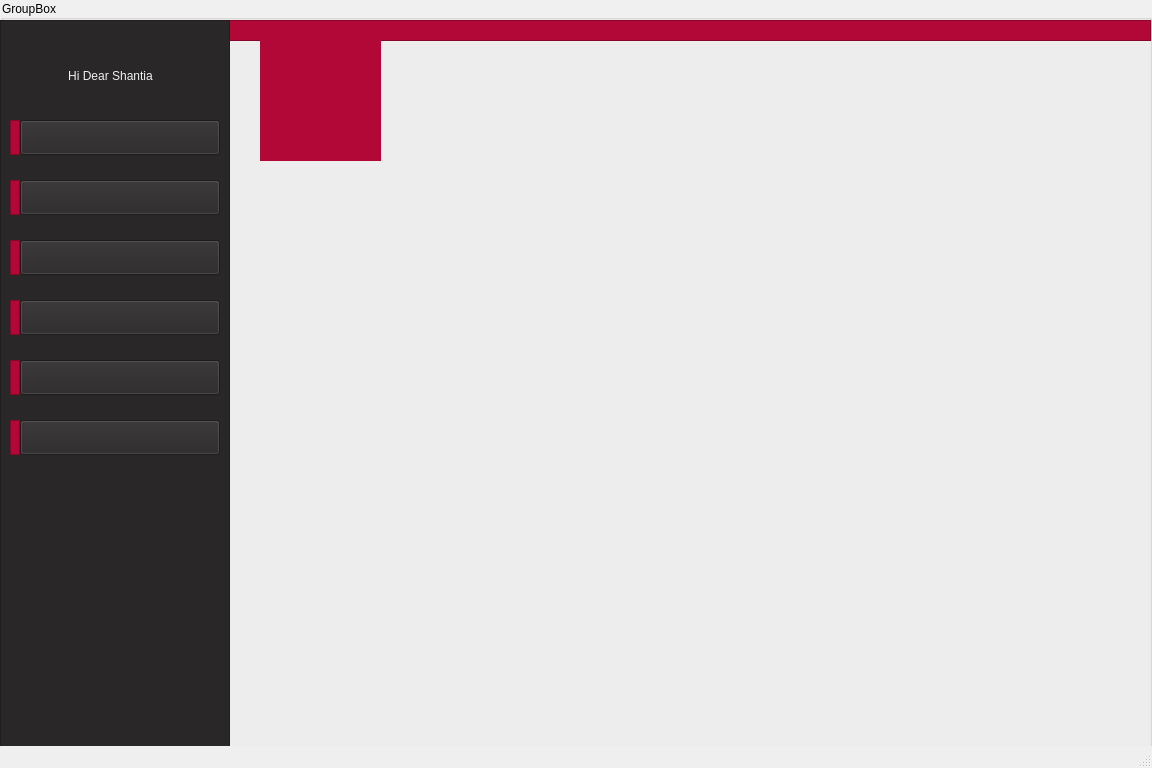
<?xml version="1.0" encoding="UTF-8"?>
<ui version="4.0">
 <class>MainWindow</class>
 <widget class="QMainWindow" name="MainWindow">
  <property name="geometry">
   <rect>
    <x>0</x>
    <y>0</y>
    <width>1152</width>
    <height>768</height>
   </rect>
  </property>
  <property name="windowTitle">
   <string>MainWindow</string>
  </property>
  <widget class="QWidget" name="centralwidget">
   <widget class="QGroupBox" name="groupBox">
    <property name="geometry">
     <rect>
      <x>0</x>
      <y>0</y>
      <width>1152</width>
      <height>768</height>
     </rect>
    </property>
    <property name="maximumSize">
     <size>
      <width>1152</width>
      <height>768</height>
     </size>
    </property>
    <property name="styleSheet">
     <string notr="true">background-color: rgb(240, 240, 240);</string>
    </property>
    <property name="title">
     <string>GroupBox</string>
    </property>
    <widget class="QFrame" name="frame">
     <property name="geometry">
      <rect>
       <x>0</x>
       <y>20</y>
       <width>1151</width>
       <height>21</height>
      </rect>
     </property>
     <property name="styleSheet">
      <string notr="true">background-color: rgb(178, 8, 55);
border-color: rgb(178, 8, 55);</string>
     </property>
     <property name="frameShape">
      <enum>QFrame::StyledPanel</enum>
     </property>
     <property name="frameShadow">
      <enum>QFrame::Raised</enum>
     </property>
    </widget>
    <widget class="QFrame" name="frame_2">
     <property name="geometry">
      <rect>
       <x>0</x>
       <y>20</y>
       <width>230</width>
       <height>768</height>
      </rect>
     </property>
     <property name="styleSheet">
      <string notr="true">background-color: rgb(41, 39, 40);
border-color: rgb(41, 39, 40);</string>
     </property>
     <property name="frameShape">
      <enum>QFrame::StyledPanel</enum>
     </property>
     <property name="frameShadow">
      <enum>QFrame::Raised</enum>
     </property>
     <widget class="QPushButton" name="pushButton">
      <property name="geometry">
       <rect>
        <x>20</x>
        <y>100</y>
        <width>200</width>
        <height>35</height>
       </rect>
      </property>
      <property name="styleSheet">
       <string notr="true">font: 11pt &quot;Montserrat&quot;;
</string>
      </property>
      <property name="text">
       <string/>
      </property>
     </widget>
     <widget class="QPushButton" name="pushButton_2">
      <property name="geometry">
       <rect>
        <x>20</x>
        <y>160</y>
        <width>200</width>
        <height>35</height>
       </rect>
      </property>
      <property name="styleSheet">
       <string notr="true">font: 11pt &quot;Montserrat&quot;;
</string>
      </property>
      <property name="text">
       <string/>
      </property>
     </widget>
     <widget class="QPushButton" name="pushButton_3">
      <property name="geometry">
       <rect>
        <x>20</x>
        <y>220</y>
        <width>200</width>
        <height>35</height>
       </rect>
      </property>
      <property name="styleSheet">
       <string notr="true">font: 11pt &quot;Montserrat&quot;;
</string>
      </property>
      <property name="text">
       <string/>
      </property>
     </widget>
     <widget class="QPushButton" name="pushButton_4">
      <property name="geometry">
       <rect>
        <x>20</x>
        <y>280</y>
        <width>200</width>
        <height>35</height>
       </rect>
      </property>
      <property name="styleSheet">
       <string notr="true">font: 11pt &quot;Montserrat&quot;;
</string>
      </property>
      <property name="text">
       <string/>
      </property>
     </widget>
     <widget class="QPushButton" name="pushButton_5">
      <property name="geometry">
       <rect>
        <x>20</x>
        <y>340</y>
        <width>200</width>
        <height>35</height>
       </rect>
      </property>
      <property name="styleSheet">
       <string notr="true">font: 11pt &quot;Montserrat&quot;;
</string>
      </property>
      <property name="text">
       <string/>
      </property>
     </widget>
     <widget class="QPushButton" name="pushButton_6">
      <property name="geometry">
       <rect>
        <x>20</x>
        <y>400</y>
        <width>200</width>
        <height>35</height>
       </rect>
      </property>
      <property name="styleSheet">
       <string notr="true">font: 11pt &quot;Montserrat&quot;;
</string>
      </property>
      <property name="text">
       <string/>
      </property>
     </widget>
     <widget class="QFrame" name="frame_3">
      <property name="geometry">
       <rect>
        <x>10</x>
        <y>100</y>
        <width>10</width>
        <height>35</height>
       </rect>
      </property>
      <property name="styleSheet">
       <string notr="true">background-color: rgb(178, 8, 55);
border-color: rgb(178, 8, 55);</string>
      </property>
      <property name="frameShape">
       <enum>QFrame::StyledPanel</enum>
      </property>
      <property name="frameShadow">
       <enum>QFrame::Raised</enum>
      </property>
      <widget class="QFrame" name="frame_4">
       <property name="geometry">
        <rect>
         <x>0</x>
         <y>0</y>
         <width>10</width>
         <height>35</height>
        </rect>
       </property>
       <property name="styleSheet">
        <string notr="true">background-color: rgb(178, 8, 55);
border-color: rgb(178, 8, 55);</string>
       </property>
       <property name="frameShape">
        <enum>QFrame::StyledPanel</enum>
       </property>
       <property name="frameShadow">
        <enum>QFrame::Raised</enum>
       </property>
      </widget>
     </widget>
     <widget class="QFrame" name="frame_5">
      <property name="geometry">
       <rect>
        <x>10</x>
        <y>160</y>
        <width>10</width>
        <height>35</height>
       </rect>
      </property>
      <property name="cursor">
       <cursorShape>ArrowCursor</cursorShape>
      </property>
      <property name="styleSheet">
       <string notr="true">background-color: rgb(178, 8, 55);
border-color: rgb(178, 8, 55);</string>
      </property>
      <property name="frameShape">
       <enum>QFrame::StyledPanel</enum>
      </property>
      <property name="frameShadow">
       <enum>QFrame::Raised</enum>
      </property>
     </widget>
     <widget class="QFrame" name="frame_6">
      <property name="geometry">
       <rect>
        <x>10</x>
        <y>220</y>
        <width>10</width>
        <height>35</height>
       </rect>
      </property>
      <property name="styleSheet">
       <string notr="true">background-color: rgb(178, 8, 55);
border-color: rgb(178, 8, 55);</string>
      </property>
      <property name="frameShape">
       <enum>QFrame::StyledPanel</enum>
      </property>
      <property name="frameShadow">
       <enum>QFrame::Raised</enum>
      </property>
     </widget>
     <widget class="QFrame" name="frame_7">
      <property name="geometry">
       <rect>
        <x>10</x>
        <y>280</y>
        <width>10</width>
        <height>35</height>
       </rect>
      </property>
      <property name="styleSheet">
       <string notr="true">background-color: rgb(178, 8, 55);
border-color: rgb(178, 8, 55);</string>
      </property>
      <property name="frameShape">
       <enum>QFrame::StyledPanel</enum>
      </property>
      <property name="frameShadow">
       <enum>QFrame::Raised</enum>
      </property>
     </widget>
     <widget class="QFrame" name="frame_8">
      <property name="geometry">
       <rect>
        <x>10</x>
        <y>340</y>
        <width>10</width>
        <height>35</height>
       </rect>
      </property>
      <property name="styleSheet">
       <string notr="true">background-color: rgb(178, 8, 55);
border-color: rgb(178, 8, 55);</string>
      </property>
      <property name="frameShape">
       <enum>QFrame::StyledPanel</enum>
      </property>
      <property name="frameShadow">
       <enum>QFrame::Raised</enum>
      </property>
     </widget>
     <widget class="QFrame" name="frame_9">
      <property name="geometry">
       <rect>
        <x>10</x>
        <y>400</y>
        <width>10</width>
        <height>35</height>
       </rect>
      </property>
      <property name="styleSheet">
       <string notr="true">background-color: rgb(178, 8, 55);
border-color: rgb(178, 8, 55);</string>
      </property>
      <property name="frameShape">
       <enum>QFrame::StyledPanel</enum>
      </property>
      <property name="frameShadow">
       <enum>QFrame::Raised</enum>
      </property>
     </widget>
     <widget class="QLabel" name="label_2">
      <property name="geometry">
       <rect>
        <x>20</x>
        <y>40</y>
        <width>181</width>
        <height>31</height>
       </rect>
      </property>
      <property name="styleSheet">
       <string notr="true">font: 11pt &quot;Montserrat&quot;;
color: rgb(240, 240, 240);</string>
      </property>
      <property name="text">
       <string>Hi Dear Shantia</string>
      </property>
      <property name="alignment">
       <set>Qt::AlignCenter</set>
      </property>
     </widget>
     <widget class="QLabel" name="label_3">
      <property name="geometry">
       <rect>
        <x>90</x>
        <y>100</y>
        <width>60</width>
        <height>30</height>
       </rect>
      </property>
      <property name="autoFillBackground">
       <bool>false</bool>
      </property>
      <property name="styleSheet">
       <string notr="true">font: 11pt &quot;Montserrat&quot;;
color: rgb(240, 240, 240);</string>
      </property>
      <property name="lineWidth">
       <number>0</number>
      </property>
      <property name="text">
       <string>btn1</string>
      </property>
      <property name="alignment">
       <set>Qt::AlignCenter</set>
      </property>
     </widget>
     <widget class="QLabel" name="label_4">
      <property name="geometry">
       <rect>
        <x>90</x>
        <y>160</y>
        <width>60</width>
        <height>30</height>
       </rect>
      </property>
      <property name="styleSheet">
       <string notr="true">font: 11pt &quot;Montserrat&quot;;
color: rgb(240, 240, 240);</string>
      </property>
      <property name="text">
       <string>btn2</string>
      </property>
      <property name="alignment">
       <set>Qt::AlignCenter</set>
      </property>
     </widget>
     <widget class="QLabel" name="label_5">
      <property name="geometry">
       <rect>
        <x>90</x>
        <y>220</y>
        <width>60</width>
        <height>30</height>
       </rect>
      </property>
      <property name="styleSheet">
       <string notr="true">font: 11pt &quot;Montserrat&quot;;
color: rgb(240, 240, 240);</string>
      </property>
      <property name="text">
       <string>btn3</string>
      </property>
      <property name="alignment">
       <set>Qt::AlignCenter</set>
      </property>
     </widget>
     <widget class="QLabel" name="label_6">
      <property name="geometry">
       <rect>
        <x>90</x>
        <y>280</y>
        <width>60</width>
        <height>30</height>
       </rect>
      </property>
      <property name="styleSheet">
       <string notr="true">font: 11pt &quot;Montserrat&quot;;
color: rgb(240, 240, 240);</string>
      </property>
      <property name="text">
       <string>btn4</string>
      </property>
      <property name="alignment">
       <set>Qt::AlignCenter</set>
      </property>
     </widget>
     <widget class="QLabel" name="label_7">
      <property name="geometry">
       <rect>
        <x>90</x>
        <y>340</y>
        <width>60</width>
        <height>30</height>
       </rect>
      </property>
      <property name="styleSheet">
       <string notr="true">font: 11pt &quot;Montserrat&quot;;
color: rgb(240, 240, 240);</string>
      </property>
      <property name="text">
       <string>btn5</string>
      </property>
      <property name="alignment">
       <set>Qt::AlignCenter</set>
      </property>
     </widget>
     <widget class="QLabel" name="label_8">
      <property name="geometry">
       <rect>
        <x>90</x>
        <y>400</y>
        <width>60</width>
        <height>30</height>
       </rect>
      </property>
      <property name="styleSheet">
       <string notr="true">font: 11pt &quot;Montserrat&quot;;
color: rgb(240, 240, 240);</string>
      </property>
      <property name="text">
       <string>btn6</string>
      </property>
      <property name="alignment">
       <set>Qt::AlignCenter</set>
      </property>
     </widget>
     <zorder>frame_3</zorder>
     <zorder>frame_5</zorder>
     <zorder>frame_6</zorder>
     <zorder>frame_7</zorder>
     <zorder>frame_8</zorder>
     <zorder>frame_9</zorder>
     <zorder>label_2</zorder>
     <zorder>label_3</zorder>
     <zorder>label_4</zorder>
     <zorder>label_5</zorder>
     <zorder>label_6</zorder>
     <zorder>label_7</zorder>
     <zorder>label_8</zorder>
     <zorder>pushButton</zorder>
     <zorder>pushButton_2</zorder>
     <zorder>pushButton_3</zorder>
     <zorder>pushButton_4</zorder>
     <zorder>pushButton_5</zorder>
     <zorder>pushButton_6</zorder>
    </widget>
    <widget class="QLabel" name="label">
     <property name="geometry">
      <rect>
       <x>260</x>
       <y>40</y>
       <width>121</width>
       <height>121</height>
      </rect>
     </property>
     <property name="styleSheet">
      <string notr="true">background-color: rgb(178, 8, 55);
border-color: rgb(178, 8, 55);
</string>
     </property>
     <property name="text">
      <string/>
     </property>
     <property name="pixmap">
      <pixmap>:/AjaxLogo/filename.jpg</pixmap>
     </property>
     <property name="scaledContents">
      <bool>true</bool>
     </property>
     <property name="alignment">
      <set>Qt::AlignCenter</set>
     </property>
    </widget>
   </widget>
  </widget>
  <widget class="QStatusBar" name="statusbar"/>
 </widget>
 <resources/>
 <connections/>
</ui>
